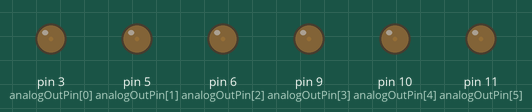
Recording of a sketch running on a simulated Arduino Leonardo, built with avr-gcc and run on an emulated ATmega32U4. Parts: output pins drawn as LEDs (lit = HIGH). What the sketch prints to the serial monitor is not drawn.

Above: at 3.1 s.
At 12.1 s:
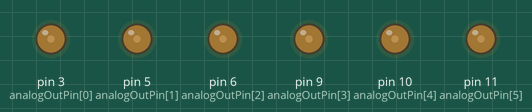
At 21.2 s:
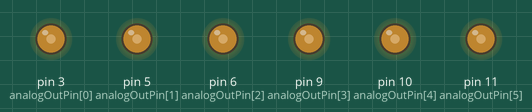
At 30.3 s:
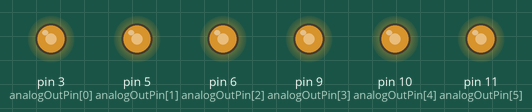
At 39.4 s:
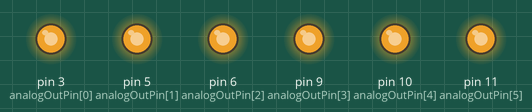
Timing chart, 0 to 40.0 s (numbered marks = the images above):
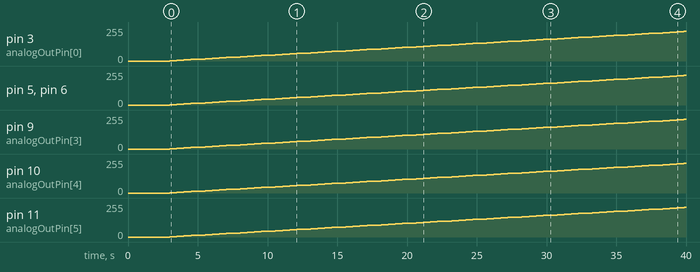

The sketch:

PWM_test.ino
```cpp
int analogOutPin[]  = {3, 5, 6, 9, 10, 11}; //Leonardo PWM pins
int digitalOutPin[]  = {2, 4, 7, 8, 12, 13};  //Leonardo Digital pins

void setup() {
  // initialize serial communications at 9600 bps:
  Serial.begin(9600);
  delay(3000);
  Serial.println("ready");
}

int pwmWide = 0;
int digPinOut = HIGH;

void loop() {

    pwmWide += 3;
    if (pwmWide>255) pwmWide=5;

    for (int pwmPin=0; pwmPin<6; pwmPin++) {
        analogWrite(analogOutPin[pwmPin], pwmWide);

        Serial.print("pwmPin: ");
        Serial.print(pwmPin);
        Serial.print("\t pwmValue: ");
        Serial.print(pwmWide);
    }

  Serial.println(" ! ");

  delay(500);
}
```

Measured:
- by itself, pin 3 (analogOutPin[0]), pin 5 (analogOutPin[1]), pin 6 (analogOutPin[2]), pin 9 (analogOutPin[3]), pin 10 (analogOutPin[4]), pin 11 (analogOutPin[5]): moves from 0/255 to 222/255 over 36.9 s
